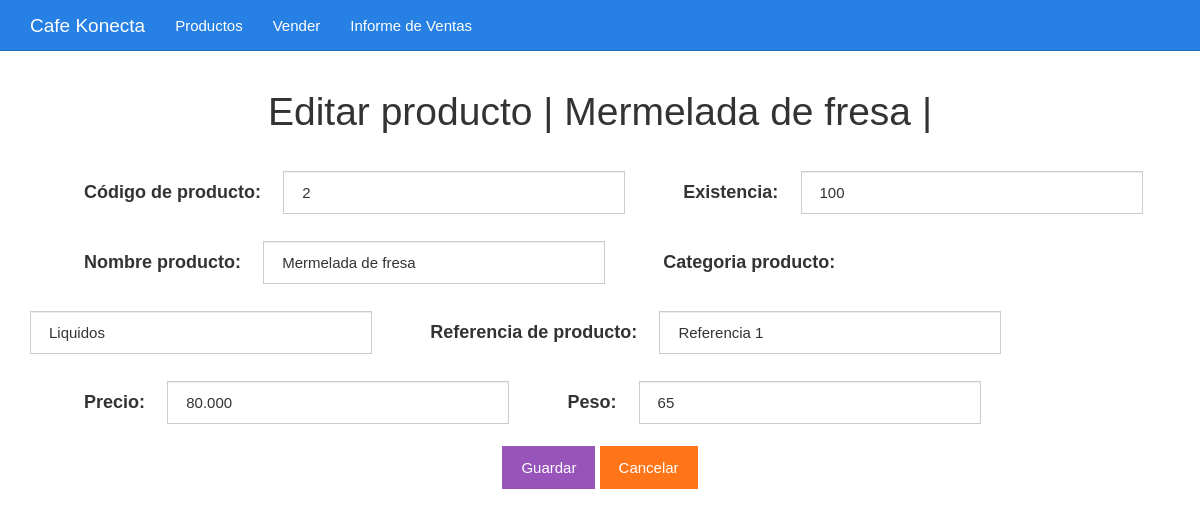
/editar_producto.php?codigo=2, run on the app's committed database.
### tables this page shows
CREATE TABLE productos(
	codigo BIGINT UNSIGNED NOT NULL AUTO_INCREMENT ,
	name VARCHAR(255) NOT NULL,
	categoria VARCHAR(255) NOT NULL,
	referencia VARCHAR(255) NOT NULL,
	Precio DECIMAL(5, 3) NOT NULL,
	Peso DECIMAL(5) NOT NULL,
	existencia INT(12) NOT NULL,
	fecha DATE NOT NULL ,
	PRIMARY KEY(codigo)
);

### editar_producto.php (the view, shortened to what this page needs)
<?php
$codigo = $_GET["codigo"];
include_once "base_de_datos.php";
$sentencia = $base_de_datos->prepare("SELECT * FROM productos WHERE codigo = ?;");
$sentencia->execute([$codigo]);
$producto = $sentencia->fetch(PDO::FETCH_OBJ);
?>
<?php include_once "encabezado.php" ?>
	<div class="col-xs-12">
		<h1 class="text-center">Editar producto | <?php echo $producto->name; ?> |</h1>
		<form method="post" class="form-edit" action="guardarDatosEditados.php">
			<label for="codigo">Código de producto:</label>
			<input value="<?php echo $producto->codigo ?>" class="form-control inputs-edit" name="codigo" required type="text" codigo="codigo" placeholder="Escribe el código">
			<label for="existencia">Existencia:</label>
			<input value="<?php echo $producto->existencia ?>" class="form-control inputs-edit" name="existencia" required type="number" codigo="existencia" placeholder="cantidad o existencia">
			<div class="container-description">
				<label for="name">Nombre producto:</label>
				<input type="text" required id="name" name="name" class="form-control inputs-edit" value="<?php echo $producto->name ?>">
				<label for="categoria">Categoria producto:</label>
				<input type="text" required id="categoria" name="categoria" class="form-control inputs-edit" value="<?php echo $producto->categoria ?>">
				<label for="referencia">Referencia de producto:</label>
				<input type="text" required id="referencia" name="referencia" class="form-control inputs-edit"  value="<?php echo $producto->referencia ?>" >
			</div>
			<label for="Precio">Precio:</label>
			<input value="<?php echo $producto->Precio ?>" class="form-control inputs-edit" name="Precio" required type="number" codigo="Precio" placeholder="Precio">
			<label for="Peso">Peso:</label>
			<input value="<?php echo $producto->Peso ?>" class="form-control inputs-edit" name="Peso" required type="number" codigo="Peso" placeholder="Peso">
			<br><br>
			<div class="buttons-edit text-center">
				<input class="btn btn-info" type="submit" value="Guardar">
				<a class="btn btn-warning" href="./listar_productos.php">Cancelar</a>
			</div>
		</form>
	</div>
<?php include_once "footer-page.php" ?>

### css/styles.css (style rules this page uses)
body { padding-top: 70px; }
.inputs-edit { width: 30%; display: inline-block; }
.form-edit label { font-size: 1.2em; margin: 2em 1em 0 3em; }

### data on the page
productos: name "Mermelada de fresa", codigo "2", existencia "100", categoria "Liquidos", referencia "Referencia 1", Precio "80.000", Peso "65"
